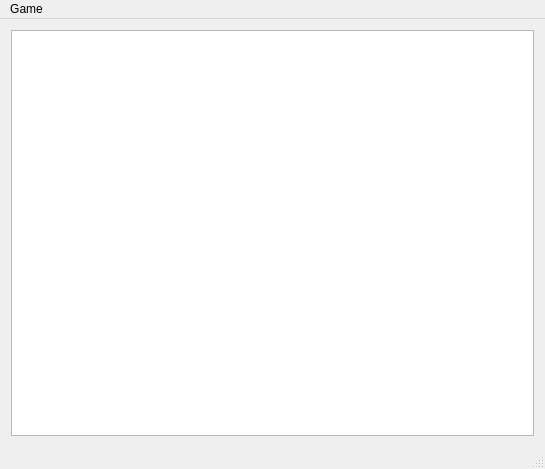
<?xml version="1.0" encoding="UTF-8"?>
<ui version="4.0">
 <class>PentagoGui</class>
 <widget class="QMainWindow" name="PentagoGui">
  <property name="geometry">
   <rect>
    <x>0</x>
    <y>0</y>
    <width>545</width>
    <height>469</height>
   </rect>
  </property>
  <property name="windowTitle">
   <string>Pentago</string>
  </property>
  <widget class="QWidget" name="centralWidget">
   <layout class="QVBoxLayout" name="verticalLayout_2">
    <item>
     <widget class="QGraphicsView" name="graphicsView">
      <property name="enabled">
       <bool>true</bool>
      </property>
      <property name="renderHints">
       <set>QPainter::Antialiasing|QPainter::TextAntialiasing</set>
      </property>
     </widget>
    </item>
   </layout>
  </widget>
  <widget class="QMenuBar" name="menuBar">
   <property name="geometry">
    <rect>
     <x>0</x>
     <y>0</y>
     <width>545</width>
     <height>19</height>
    </rect>
   </property>
   <widget class="QMenu" name="menuFile">
    <property name="title">
     <string>Game</string>
    </property>
    <addaction name="actionConnect"/>
    <addaction name="actionClose"/>
    <addaction name="separator"/>
    <addaction name="actionQuit"/>
   </widget>
   <addaction name="menuFile"/>
  </widget>
  <widget class="QStatusBar" name="statusBar"/>
  <action name="actionConnect">
   <property name="text">
    <string>Co&amp;nnect</string>
   </property>
   <property name="shortcut">
    <string>Ctrl+N</string>
   </property>
  </action>
  <action name="actionClose">
   <property name="text">
    <string>&amp;Close</string>
   </property>
   <property name="shortcut">
    <string>Ctrl+W</string>
   </property>
  </action>
  <action name="actionQuit">
   <property name="text">
    <string>&amp;Quit</string>
   </property>
   <property name="shortcut">
    <string>Ctrl+Q</string>
   </property>
  </action>
 </widget>
 <layoutdefault spacing="6" margin="11"/>
 <resources/>
 <connections/>
</ui>
